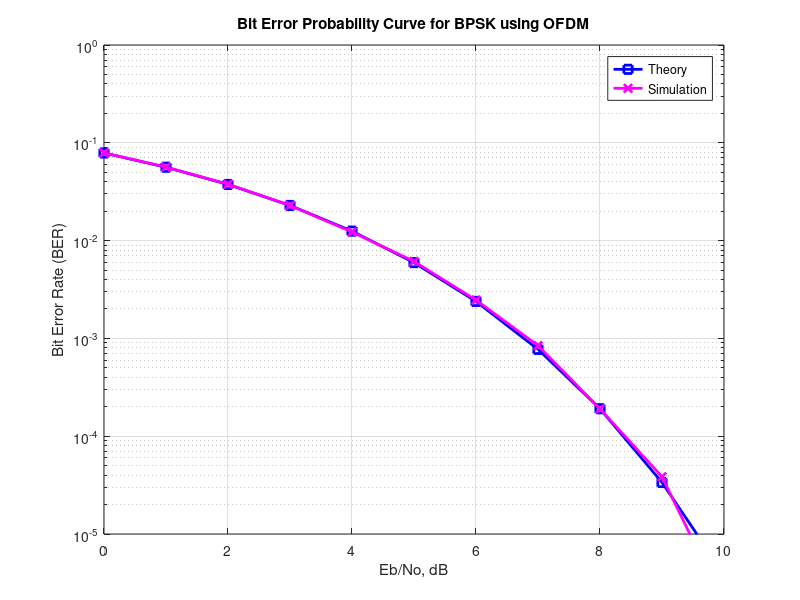

Write the MATLAB code that produced this figure.
clear all;
nFFT = 64; % FFT size
nDSC = 52; % Number of data subcarriers
nBitPerSym = 52; % Number of bits per OFDM symbol (same as the number of subcarriers for BPSK)
nSym = 10^4; % Number of symbols
EbN0dB = [0:10]; % Eb/N0 range (in dB)
EsN0dB = EbN0dB + 10*log10(nDSC/nFFT) + 10*log10(64/80); % Convert to symbol to noise ratio
for ii = 1:length(EbN0dB)
    % Transmitter
    ipBit = rand(1, nBitPerSym * nSym) > 0.5; % Random 1's and 0's
    ipMod = 2 * ipBit - 1; % BPSK modulation: 0 --> -1, 1 --> +1
    ipMod = reshape(ipMod, nBitPerSym, nSym).'; % Grouping into multiple symbols
   
    % Assigning modulated symbols to subcarriers from [-26 to -1, +1 to +26]
    xF = [zeros(nSym, 6) ipMod(:, 1:nBitPerSym/2) zeros(nSym, 1) ipMod(:, nBitPerSym/2+1:nBitPerSym) zeros(nSym, 5)];
   
    % Taking FFT, the term (nFFT/sqrt(nDSC)) is for normalizing the power of the transmit symbol to 1
    xt = (nFFT / sqrt(nDSC)) * ifft(fftshift(xF.')).';
   
    % Appending cyclic prefix
    xt = [xt(:, [49:64]) xt];
   
    % Concatenating multiple symbols to form a long vector
    xt = reshape(xt.', 1, nSym * 80);
   
    % Gaussian noise of unit variance, zero mean
    nt = 1 / sqrt(2) * [randn(1, nSym * 80) + 1j * randn(1, nSym * 80)];
   
    % Adding noise, the term sqrt(80/64) accounts for the wasted energy due to cyclic prefix
    yt = sqrt(80 / 64) * xt + 10^(-EsN0dB(ii) / 20) * nt;
   
    % Receiver
    yt = reshape(yt.', 80, nSym).'; % Formatting the received vector into symbols
    yt = yt(:, [17:80]); % Removing cyclic prefix
   
    % Converting to frequency domain
    yF = (sqrt(nDSC) / nFFT) * fftshift(fft(yt.')).';
   
    % Extracting modulated data subcarriers
    yMod = yF(:, [6 + (1:nBitPerSym/2), 7 + (nBitPerSym/2+1:nBitPerSym)]);
   
    % BPSK demodulation: +ve value --> 1, -ve value --> -1
    ipModHat = 2 * floor(real(yMod / 2)) + 1;
    ipModHat(ipModHat > 1) = +1;
    ipModHat(ipModHat < -1) = -1;
   
    % Converting modulated values into bits
    ipBitHat = (ipModHat + 1) / 2;
    ipBitHat = reshape(ipBitHat.', nBitPerSym * nSym, 1).';
   
    % Counting the errors
    nErr(ii) = size(find(ipBitHat - ipBit), 2);
end
% Simulation BER
simBer = nErr / (nSym * nBitPerSym);
% Theoretical BER for BPSK
theoryBer = (1 / 2) * erfc(sqrt(10.^(EbN0dB / 10)));
% Plotting the results
close all;
figure;
semilogy(EbN0dB, theoryBer, 'bs-', 'LineWidth', 2);
hold on;
semilogy(EbN0dB, simBer, 'mx-', 'LineWidth', 2);
axis([0 10 10^-5 1]);
grid on;
legend('Theory', 'Simulation');
xlabel('Eb/No, dB');
ylabel('Bit Error Rate (BER)');
title('Bit Error Probability Curve for BPSK using OFDM');
